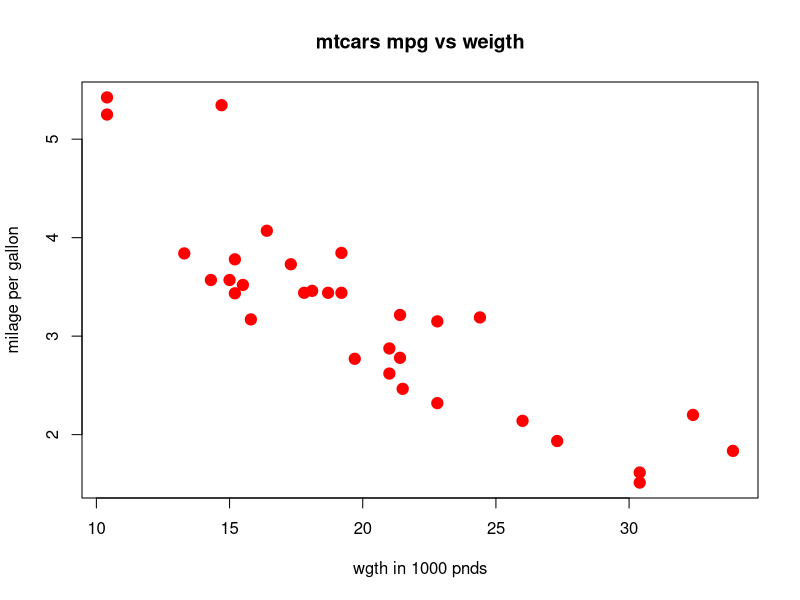

The R source for this figure:
library(datasets)
head(mtcars)
mtcars
plot(mtcars$mpg,mtcars$wt,
     pch=19,#solid circle
     cex=1.5,#make 150% size
     col='red',
     main = "mtcars mpg vs weigth",
     xlab = "wgth in 1000 pnds",
     ylab="milage per gallon")